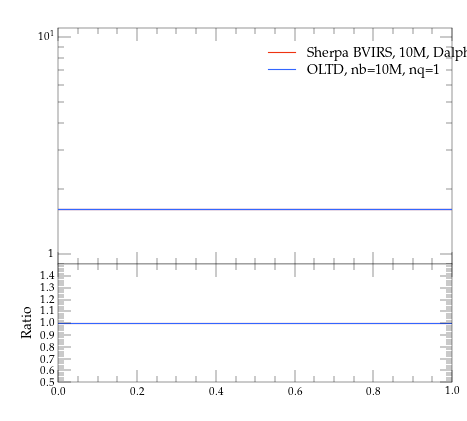

This chart was generated by the following Python code:
#! /usr/bin/env python

# This Python script was auto-generated using YODA v2.0.0.
# Analysis object: /evtb/incCutEt
# Timestamp: 15-04-2024 (14:39:54)

import matplotlib as mpl
import matplotlib.pyplot as plt
mpl.use('Agg') # comment out for interactive use
import os
import numpy as np

plotDir = os.path.split(os.path.realpath(__file__))[0]
if 'YODA_USER_PLOT_PATH' in globals():
    plot_outdir = globals()['YODA_USER_PLOT_PATH']
else:
    plot_outdir = plotDir

#plot style
plt.style.use(os.path.join(plotDir, '../default.mplstyle'))
# plot metadata
figW, figH = plt.rcParams['figure.figsize']
ax_xLabel = r''
ax_yLabel = r''
ax_title  = r''
ax_xScale = 'linear'
ax_yScale = 'log'
xLims = (0.0, 1.0)
yLims = (0.9, 11.0)

# TeX-friendly labels for the legend
labels = [ r"Sherpa BVIRS, 10M, Dalpha=0.01", r"OLTD, nb=10M, nq=1" ]

# Create figure and axis objects
fig, (ax, ratio0_ax) = plt.subplots(2, 1, sharex=True,
                  figsize=(figW,figH), gridspec_kw={'height_ratios': (2, 1)})
ratio0_ax.yaxis.set_major_locator(mpl.ticker.MultipleLocator(0.1))
ratio0_ax.set_ylim(0.5, 1.4999)
ratio0_ax.set_ylabel('Ratio')

# LineColor map: curve index -> color
linecolors = {0: '#EE3311', 1: '#3366FF'}
# the numerical data is stored in a separate file
dataf = dict()
prefix = os.path.split(__file__)[0]
if prefix:    prefix = prefix + '/'
exec(open(prefix+'incCutEt__data.py').read(), dataf)


legend_handles = [] # keep track of handles for the legend

# style options for curves
# starts at zorder>=5 to draw curve on top of legend
styles = {
  'curve0': {
    'color' : linecolors[0],
    'linestyle' : '-',
    'marker' : 'o',
    'zorder' : 5,
    'histstyle' : True,
  },
  'curve1': {
    'color' : linecolors[1],
    'linestyle' : '-',
    'marker' : 'o',
    'zorder' : 6,
    'histstyle' : True,
  },
}
# curve from input yoda files in main panel
for label in dataf['yvals'].keys():
    if all(np.isnan(v) for v in dataf['yvals'][label]):
        continue
    tmp = None
    if styles[label]['histstyle']: # draw as histogram
        tmp, = ax.plot(dataf['xedges'], dataf['yedges'][label],
                       color=styles[label]['color'],
                       linestyle=styles[label]['linestyle'],
                       drawstyle='steps-pre', solid_joinstyle='miter',
                       zorder=styles[label]['zorder'], label=label)
        ax.errorbar(dataf['xpoints'], dataf['yvals'][label], color=styles[label]['color'],
                    xerr=dataf['xerrs'], yerr=[dataf['ydowns'][label], dataf['yups'][label]],
                    linestyle='none', zorder=styles[label]['zorder'])
    else: # draw as scatter
        tmp = ax.errorbar(dataf['xpoints'], dataf['yvals'][label],
                          xerr=dataf['xerrs'],
                          yerr=[ dataf['ydowns'][label],
                          dataf['yups'][label] ],
                          fmt=styles[label]['marker'],
                          ecolor=styles[label]['color'],
                          color=styles[label]['color'], zorder=2)
        tmp[-1][0].set_linestyle(styles[label]['linestyle'])
    legend_handles += [tmp]
    for varLabel in dataf['variation_yvals'].keys():
        if varLabel.startswith(label):
            tmp, = ax.plot(dataf['xedges'], dataf['variation_yvals'][varLabel],
                           color=styles[label]['color'],
                           linestyle=styles[label]['linestyle'],
                           drawstyle='steps-pre', solid_joinstyle='miter',
                           zorder=styles[label]['zorder'], alpha=0.5)


# plots on ratio panel
# curve from input yoda files in ratio panel
for label, yvals in dataf['ratio0_yvals'].items():
    if all(np.isnan(v) for v in yvals):
        continue
    if styles[label]['histstyle']: # plot as histogram
        ratio0_ax.plot(dataf['xedges'], yvals,
                       color=styles[label]['color'],
                       linestyle=styles[label]['linestyle'],
                       drawstyle='steps-pre', zorder=1,
                       solid_joinstyle='miter')
        ratio0_ax.vlines(dataf['xpoints'],
                         dataf['ratio0_ymin'][label],
                         dataf['ratio0_ymax'][label],
                         color=styles[label]['color'], zorder=1)
    else: # plot as scatter
        tmp = ratio0_ax.errorbar(dataf['xpoints'],
                                 yvals, xerr=dataf['xerrs'],
                                 yerr=dataf['ratio0_yerrs'][label],
                                 fmt=styles[label]['marker'],
                                 ecolor=styles[label]['color'],
                                 color=styles[label]['color'])
        tmp[-1][0].set_linestyle(styles[label]['linestyle'])

    for varlabel in dataf['ratio0_variation_vals'].keys():
        if varlabel.startswith(label):
            ratio0_ax.plot(dataf['xedges'],
                            dataf['ratio0_variation_vals'][varlabel],
                            color=styles[label]['color'],
                            linestyle=styles[label]['linestyle'],
                            drawstyle='steps-pre', solid_joinstyle='miter',
                            zorder=1, alpha=0.5)

legend_pos = (0.5, 0.97)
ax.legend(legend_handles, labels, loc='upper left', bbox_to_anchor=legend_pos)

# set plot metadata as defined above
ratio0_ax.set_xlabel(ax_xLabel)
ratio0_ax.xaxis.set_label_coords(1., -.15)
ax.set_ylabel(ax_yLabel, loc='top')
ax.set_title(ax_title, loc='left')
ax.set_xscale(ax_xScale)
ax.set_yscale(ax_yScale)
ax.set_xlim(xLims)
ax.set_ylim(yLims)

# tick formatting
plt.rcParams['xtick.top'] = True
plt.rcParams['ytick.right'] = True
ax.yaxis.set_major_locator(mpl.ticker.LogLocator(base=10.0, numticks=np.inf))
ax.yaxis.set_minor_locator(mpl.ticker.LogLocator(
                           base=10.0, subs=np.arange(0.1, 1, 0.1), numticks=np.inf))
fig.align_ylabels((ax, ratio0_ax))
plt.savefig(os.path.join(plot_outdir, 'incCutEt.pdf'), format='PDF')
plt.savefig(os.path.join(plot_outdir, 'incCutEt.png'), format='PNG')

plt.close(fig)
